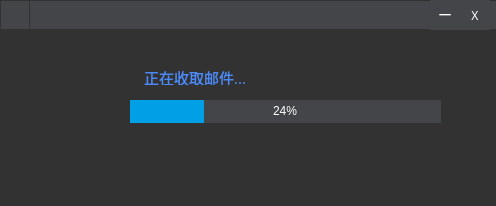
<?xml version="1.0" encoding="UTF-8"?>
<ui version="4.0">
 <class>Dialog</class>
 <widget class="QDialog" name="Dialog">
  <property name="geometry">
   <rect>
    <x>0</x>
    <y>0</y>
    <width>496</width>
    <height>206</height>
   </rect>
  </property>
  <property name="windowTitle">
   <string>收邮件</string>
  </property>
  <property name="windowIcon">
   <iconset>
    <normaloff>logo.png</normaloff>logo.png</iconset>
  </property>
  <property name="styleSheet">
   <string notr="true">border: 1px solid rgb(50, 50, 50);
        background: rgb(50, 50, 50);</string>
  </property>
  <widget class="QLabel" name="gifLabel">
   <property name="geometry">
    <rect>
     <x>30</x>
     <y>80</y>
     <width>91</width>
     <height>61</height>
    </rect>
   </property>
   <property name="text">
    <string/>
   </property>
  </widget>
  <widget class="QProgressBar" name="progressBar">
   <property name="geometry">
    <rect>
     <x>130</x>
     <y>100</y>
     <width>311</width>
     <height>23</height>
    </rect>
   </property>
   <property name="styleSheet">
    <string notr="true">QProgressBar{
        border: none;
        color: white;
        text-align: center;
        background: rgb(68, 69, 73);
}
QProgressBar::chunk {
        border: none;
        background: rgb(0, 160, 230);
}</string>
   </property>
   <property name="value">
    <number>24</number>
   </property>
  </widget>
  <widget class="QLabel" name="txtLabel">
   <property name="geometry">
    <rect>
     <x>140</x>
     <y>65</y>
     <width>241</width>
     <height>21</height>
    </rect>
   </property>
   <property name="text">
    <string>&lt;p align=left style=&quot;font-family:Microsoft YaHei;font:15px;color:#4C8BF5&quot;&gt;正在收取邮件...&lt;/p&gt;</string>
   </property>
  </widget>
  <widget class="QWidget" name="widget" native="true">
   <property name="geometry">
    <rect>
     <x>0</x>
     <y>160</y>
     <width>551</width>
     <height>41</height>
    </rect>
   </property>
   <widget class="QLabel" name="userLabel">
    <property name="geometry">
     <rect>
      <x>30</x>
      <y>0</y>
      <width>381</width>
      <height>31</height>
     </rect>
    </property>
    <property name="text">
     <string/>
    </property>
   </widget>
  </widget>
  <widget class="QWidget" name="widget_2" native="true">
   <property name="geometry">
    <rect>
     <x>0</x>
     <y>0</y>
     <width>501</width>
     <height>30</height>
    </rect>
   </property>
   <property name="styleSheet">
    <string notr="true">background: rgb(68, 69, 73);</string>
   </property>
   <widget class="QLabel" name="iconlabel">
    <property name="geometry">
     <rect>
      <x>0</x>
      <y>0</y>
      <width>30</width>
      <height>30</height>
     </rect>
    </property>
    <property name="pixmap">
     <pixmap>logo.png</pixmap>
    </property>
    <property name="scaledContents">
     <bool>true</bool>
    </property>
   </widget>
   <widget class="QLabel" name="labelmin">
    <property name="geometry">
     <rect>
      <x>430</x>
      <y>0</y>
      <width>30</width>
      <height>30</height>
     </rect>
    </property>
    <property name="font">
     <font>
      <family>微软雅黑</family>
     </font>
    </property>
    <property name="styleSheet">
     <string notr="true">QLabel{
   color:white;
	border:0px;
}
QLabel:hover{
   background-color:rgb(255,255,255,50%);
}</string>
    </property>
    <property name="text">
     <string>一</string>
    </property>
    <property name="alignment">
     <set>Qt::AlignCenter</set>
    </property>
   </widget>
   <widget class="QLabel" name="labelclose">
    <property name="geometry">
     <rect>
      <x>460</x>
      <y>0</y>
      <width>30</width>
      <height>30</height>
     </rect>
    </property>
    <property name="font">
     <font>
      <family>微软雅黑</family>
     </font>
    </property>
    <property name="styleSheet">
     <string notr="true">QLabel{
   color:white;
   border:0px;
}
QLabel:hover{

   background-color:red;

}</string>
    </property>
    <property name="text">
     <string>X</string>
    </property>
    <property name="alignment">
     <set>Qt::AlignCenter</set>
    </property>
   </widget>
  </widget>
 </widget>
 <resources/>
 <connections/>
</ui>
